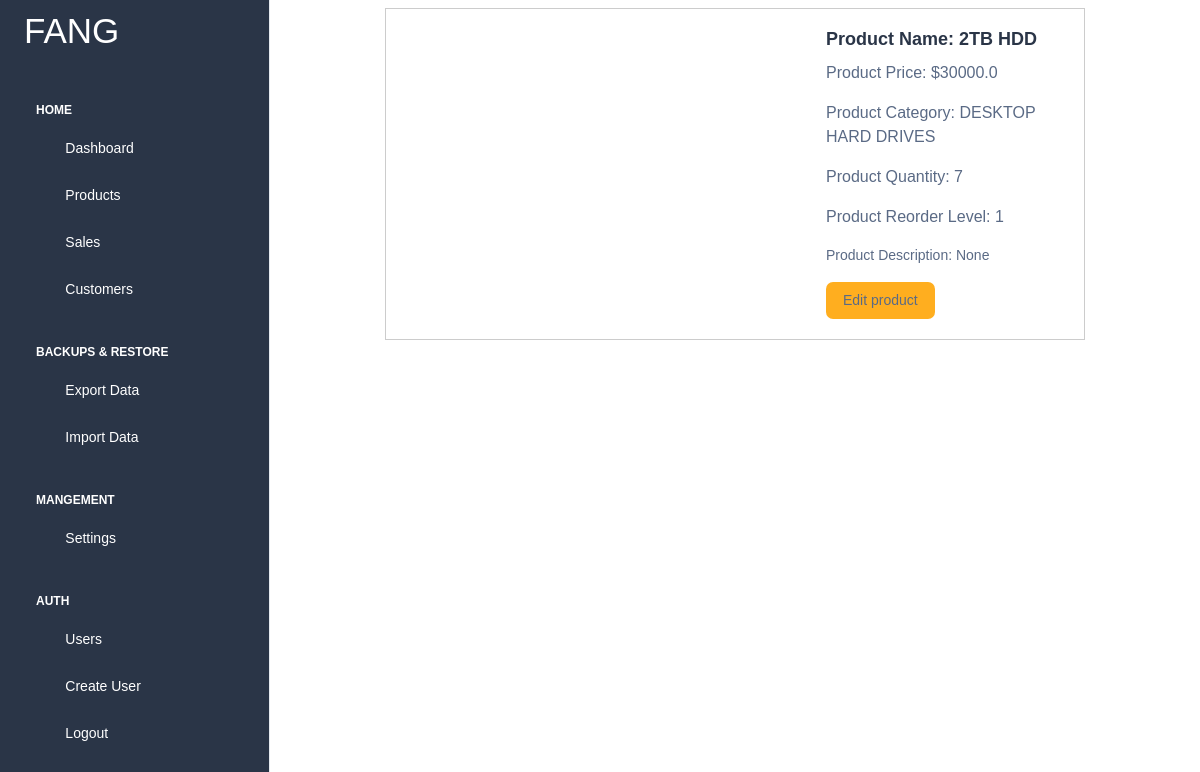
Screenshot of /products/detail/11/ (signed in) with the database file from the repository.
### settings/models.py (models this page shows, shortened)
class Settings(models.Model):
    logo = models.ImageField(
        verbose_name=_("Site Logo"), upload_to="settings", null=True, blank=True
    )
    company_name = models.CharField(
        verbose_name=_("Company Name"),
        max_length=255,
        null=True,
        blank=True,
        default="SOLIX",
    )
    timezone = models.CharField(
        verbose_name=_("Timezone"),
        max_length=30,
        choices=TIMEZONES,
        default="Africa/Douala",
        null=True,
        blank=True,
    )
    reorder_default = models.PositiveIntegerField(
        verbose_name=_("Re-Order Level"),
        help_text="Set reorder level for products without reorder level",
        default=1,
    )

### products/models.py (models this page shows, shortened)
class TimeStampedModel(models.Model):
    created = models.DateTimeField(auto_now_add=True)
    updated = models.DateTimeField(auto_now=True)
    class Meta:
        abstract = True

class Product(TimeStampedModel):
    user = models.ForeignKey(
        User, related_name="products", on_delete=models.SET_NULL, null=True
    )
    category = models.ForeignKey(
        Category, related_name="products", on_delete=models.SET_NULL, null=True
    )
    name = models.CharField(verbose_name=_("Product Name"), max_length=250, unique=True)
    price = models.FloatField(
        verbose_name=_("Product's Price"),
        help_text="In XAF",
        default=0.00,
        null=True,
        blank=True,
    )
    description = models.TextField(
        verbose_name=_("Product Description"), blank=True, null=True
    )
    slug = models.SlugField(verbose_name=_("Product Slug"), null=True, blank=True)
    quantity = models.PositiveIntegerField(
        verbose_name=_("Products's Quantity"), default=0
    )
    image = models.ImageField(
        verbose_name=_("Image"), upload_to="products", null=True, blank=True
    )
    reorder_level = models.PositiveIntegerField(verbose_name=_("Reorder Level"))
    active = models.BooleanField(default=True)
    created = models.DateTimeField(auto_now_add=True, null=True, blank=True)
    updated = models.DateTimeField(auto_now=True, null=True, blank=True)
    class Meta:
        verbose_name_plural = "products"

class Category(TimeStampedModel):
    name = models.CharField(verbose_name=_("Category"), max_length=250, unique=True)
    slug = models.SlugField(verbose_name=_("Category Slug"), null=True, blank=True)
    def __str__(self) -> str:
        return f"{self.name}"
    class Meta:
        verbose_name_plural = "Categories"

### products/views.py (the view)
# urls.py: path("detail/<int:product_id>/", views.product_detail_view, name="product-detail"),
@login_required
def product_detail_view(request, product_id):
    product = get_object_or_404(Product, id=product_id)
    template_name = "products/detail.html"
    context = {
        "product": product,
    }
    return render(request, template_name, context)

### commons/context_processors.py (called while the page is built)
def total_products(request):
    total = Product.objects.all().count()
    context = {"total_products": total}
    return context

def total_customers(request):
    total = Customer.objects.all().count()
    context = {"total_customers": total}
    return context

def total_sales(request):
    total = SaleItem.objects.all().count()
    context = {"total_sales": total}
    return context

### templates/products/detail.html (shortened to what this page needs)
{% extends "base.html" %}
{% block content %}
<div class="product-detail">
  <div class="product-info">
    <h2 class="product-title">Product Name: {{product.name}}</h2>
    <p class="product-price">Product Price: ${{product.price}}</p>
    <p class="product-price">Product Category: {{product.category}}</p>
    <p class="product-price">Product Quantity: {{product.quantity}}</p>
    <p class="product-price">Product Reorder Level: {{product.reorder_level}}</p>
    <p class="product-description">Product Description: {{product.description}}</p>
    <a class="btn btn-md bg-warning" href="{% url 'products:update-product' product.id %}">Edit product</a>
  </div>
</div>
{% endblock content %}

### templates/components/sidebar.html (shortened to what this page needs)
<aside class="left-sidebar bg-dark text-white">
    <div>
      <div class="brand-logo d-flex align-items-center justify-content-between">
        <a href="./index.html" class="text-nowrap logo-img">
          {% if site_settings.company_name %}
          <h1 class="text-white">{{site_settings.company_name}}</h1>
          {% else %}
          <h1 class="text-white">SOLIX INVENT</h1>
          {% endif %}
        </a>
      </div>
      <nav class="sidebar-nav scroll-sidebar" data-simplebar="">
        <ul id="sidebarnav">
          <li class="nav-small-cap">
            <span class="hide-menu text-white">Home</span>
          </li>
          <li class="sidebar-item ">
            <a class="text-white sidebar-link" href="{% url 'home' %}" aria-expanded="false">
              <span>
                <i class="ti ti-layout-dashboard"></i>
              </span>
              <span class="hide-menu">Dashboard</span>
            </a>
          </li>
          <li class="sidebar-item ">
            <a class="text-white sidebar-link" href="{% url 'products:list'  %}" aria-expanded="false">
              <span>
                <i class="ti ti-package"></i>
              </span>
              <span class="hide-menu">Products</span>
            </a>
          </li>
          <li class="sidebar-item ">
            <a class="text-white sidebar-link" href="{% url 'sales:list' %}" aria-expanded="false">
              <span>
                <i class="ti ti-crown"></i>
              </span>
              <span class="hide-menu">Sales</span>
            </a>
          </li>
          <li class="sidebar-item ">
            <a class="text-white sidebar-link" href="{% url 'customers:list' %}" aria-expanded="false">
              <span>
                <i class="ti ti-crown"></i>
              </span>
              <span class="hide-menu">Customers</span>
            </a>
          </li>
          <li class="nav-small-cap">
            <span class="hide-menu text-white">BACKUPS & RESTORE</span>
          </li>
          <li class="sidebar-item ">
            <a class="text-white sidebar-link" href="{% url 'commons:export_data' %}" aria-expanded="false">
              <span>
                <i class="ti ti-crown"></i>
              </span>
              <span class="hide-menu">Export Data</span>
            </a>
          </li>
          <li class="sidebar-item ">
            <a class="text-white sidebar-link" href="{% url 'commons:import_data' %}" aria-expanded="false">
              <span>
                <i class="ti ti-crown"></i>
              </span>
              <span class="hide-menu">Import Data</span>
            </a>
          </li>
          <li class="nav-small-cap">
            <span class="hide-menu text-white">MANGEMENT</span>
          </li>
          <li class="sidebar-item ">
            <a class="text-white sidebar-link" href="{% url 'settings:settings' %}" aria-expanded="false">
              <span>
                <i class="ti ti-settings"></i>
              </span>
              <span class="hide-menu">Settings</span>
            </a>
          </li>
          <li class="nav-small-cap">
            <span class="hide-menu text-white">AUTH</span>
          </li>
          <li class="sidebar-item ">
            <a class="text-white sidebar-link" href="{% url 'accounts:list' %}" aria-expanded="false">
              <span>
                <i class="ti ti-user"></i>
              </span>
              <span class="hide-menu">Users</span>
            </a>
          </li>
          <li class="sidebar-item ">
            <a class="text-white sidebar-link" href="{% url 'accounts:add_user' %}" aria-expanded="false">
              <span>
                <i class="ti ti-user-plus"></i>
              </span>
              <span class="hide-menu">Create User</span>
            </a>
          </li>
          <li class="sidebar-item ">
            <a class="text-white sidebar-link" href="{% url 'accounts:logout' %}" aria-expanded="false">
              <span>
                <i class="ti ti-user"></i>
              </span>
              <span class="hide-menu">Logout</span>
            </a>
          </li>
        </ul>
      </nav>
    </div>
  </aside>

### static/assets/libs/simplebar/src/simplebar.css (style rules this page uses)
[data-simplebar] { position: relative; flex-direction: column; flex-wrap: wrap; justify-content: flex-start; align-content: flex-start; align-items: flex-start; }

### templates/products/detail.html (style rules this page uses)
body { font-family: sans-serif; margin: 0; padding: 0; }
.product-detail { width: 700px; margin: 0 auto; padding: 20px; border: 1px solid #ccc; }
.product-info { margin-left: 420px; }
.product-title { font-size: 18px; font-weight: bold; }
.product-price { font-size: 16px; margin-top: 10px; }
.product-description { font-size: 14px; margin-top: 10px; }

### rows the page displays
Settings: company_name "FANG"
Product: name "2TB HDD", price "30000.0", category "DESKTOP HARD DRIVES", quantity "7", reorder_level "1", description "None"
